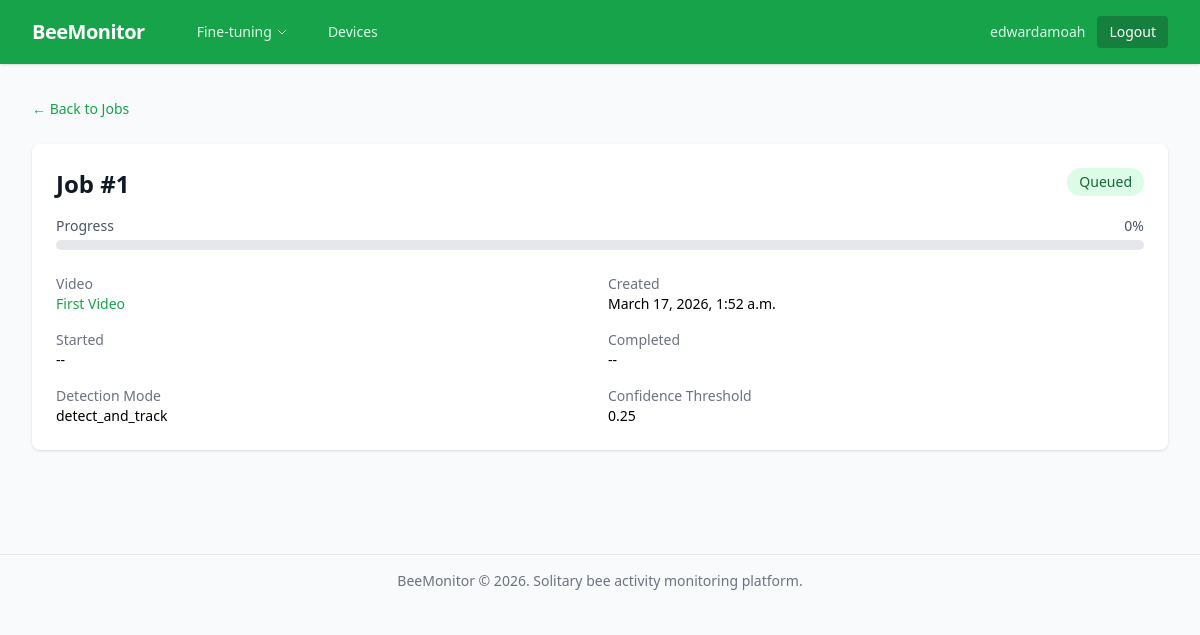
/analysis/1/ (signed in), run on the app's committed database.
### apps/analysis/models.py (models this page shows, shortened)
class Job(models.Model):
    class Status(models.TextChoices):
        QUEUED = "queued", "Queued"
        INGESTING = "ingesting", "Ingesting"
        PROCESSING = "processing", "Processing"
        POST_PROCESSING = "post_processing", "Post-Processing"
        COMPLETED = "completed", "Completed"
        FAILED = "failed", "Failed"
        CANCELLED = "cancelled", "Cancelled"
    class GpuTier(models.TextChoices):
        T4 = "T4", "T4 (Budget)"
        L4 = "L4", "L4 (Standard)"
        A10G = "A10G", "A10G (Fast)"
        L40S = "L40S", "L40S (Faster)"
        A100 = "A100", "A100 (Fastest)"
    user = models.ForeignKey(
        settings.AUTH_USER_MODEL,
        on_delete=models.CASCADE,
        related_name="jobs",
    )
    video = models.ForeignKey(
        "videos.Video",
        on_delete=models.CASCADE,
        related_name="jobs",
    )
    modal_job_id = models.CharField(max_length=100, unique=True, blank=True)
    modal_call_id = models.CharField(max_length=200, blank=True, help_text="Modal FunctionCall ID for async polling")
    status = models.CharField(
        max_length=20,
        choices=Status.choices,
        default=Status.QUEUED,
    )
    config = models.JSONField(default=dict, blank=True)
    config_hash = models.CharField(max_length=32, blank=True, db_index=True,
                                   help_text="SHA256 hash for deduplication")
    gpu_tier = models.CharField(max_length=10, choices=GpuTier.choices, default=GpuTier.A10G)
    progress_pct = models.IntegerField(default=0)
    started_at = models.DateTimeField(null=True, blank=True)
    completed_at = models.DateTimeField(null=True, blank=True)
    error_message = models.TextField(blank=True)
    execution_seconds = models.FloatField(null=True, blank=True, help_text="Actual GPU seconds consumed")
    compute_cost_usd = models.DecimalField(
        max_digits=8,
        decimal_places=4,
        null=True,
        blank=True,
    )
    created_at = models.DateTimeField(auto_now_add=True)
    class Meta:
        ordering = ["-created_at"]

### apps/videos/models.py (models this page shows, shortened)
class Video(models.Model):
    class Status(models.TextChoices):
        UPLOADING = "uploading", "Uploading"
        READY = "ready", "Ready"
        PROCESSING = "processing", "Processing"
        ARCHIVED = "archived", "Archived"
    user = models.ForeignKey(
        settings.AUTH_USER_MODEL,
        on_delete=models.CASCADE,
        related_name="videos",
    )
    source = models.ForeignKey(
        "sources.DataSource",
        on_delete=models.SET_NULL,
        null=True,
        blank=True,
        related_name="videos",
    )
    device = models.ForeignKey(
        "devices.Device",
        on_delete=models.SET_NULL,
        null=True,
        blank=True,
        related_name="videos",
    )
    title = models.CharField(max_length=300)
    storage_key = models.CharField(max_length=500)
    file_size_bytes = models.BigIntegerField()
    duration_seconds = models.FloatField(null=True, blank=True)
    resolution = models.CharField(max_length=20, blank=True)
    fps = models.FloatField(null=True, blank=True)
    uploaded_at = models.DateTimeField(auto_now_add=True)
    status = models.CharField(
        max_length=20,
        choices=Status.choices,
        default=Status.UPLOADING,
    )
    metadata = models.JSONField(default=dict, blank=True)
    recorded_at = models.DateTimeField(null=True, blank=True, help_text="When the video was recorded")
    site_name = models.CharField(max_length=200, blank=True, help_text="Field site name")
    year = models.IntegerField(null=True, blank=True)
    month = models.IntegerField(null=True, blank=True)
    day = models.IntegerField(null=True, blank=True)
    hour = models.IntegerField(null=True, blank=True)
    device_delete_requested = models.BooleanField(default=False)
    device_deleted_at = models.DateTimeField(null=True, blank=True)
    class Meta:
        ordering = ["-uploaded_at"]

### apps/analysis/views.py (the view)
# urls.py: path("<int:pk>/", views.JobDetailView.as_view(), name="detail"),
class JobDetailView(LoginRequiredMixin, DetailView):
    template_name = "analysis/detail.html"
    context_object_name = "job"
    def get_queryset(self):
        return Job.objects.filter(user=self.request.user).select_related("video")

### apps/videos/templatetags/video_filters.py (called while the page is built)
@register.filter
def sanitize_name(value):
    if not value:
        return value
    return _NATALIES_RE.sub("SiteA", str(value))

### apps/analysis/templates/analysis/detail.html (shortened to what this page needs)
{% extends "base.html" %}
{% load video_filters %}
{% block content %}
<div class="mb-6">
  <a href="{% url 'analysis:list' %}" class="text-sm text-amber-600 hover:underline">&larr; Back to Jobs</a>
</div>
<div id="job-status" {% if job.status not in 'completed,failed,cancelled' %}hx-get="{% url 'analysis:detail' job.pk %}" hx-trigger="every 5s" hx-select="#job-status" hx-swap="outerHTML"{% endif %}>
  <div class="bg-white shadow rounded-lg p-6 mb-6">
    <div class="flex justify-between items-start">
      <h1 class="text-2xl font-bold text-gray-900">Job #{{ job.pk }}</h1>
      <span class="inline-flex px-3 py-1 text-sm font-medium rounded-full
        {% if job.status == 'completed' %}bg-green-100 text-green-800
        {% elif job.status == 'failed' %}bg-red-100 text-red-800
        {% elif job.status == 'cancelled' %}bg-gray-100 text-gray-800
        {% else %}bg-amber-100 text-amber-800{% endif %}">
        {{ job.get_status_display }}
      </span>
    </div>
    <div class="mt-4">
      <div class="flex justify-between text-sm text-gray-600 mb-1">
        <span>Progress</span>
        <span>{{ job.progress_pct }}%</span>
      </div>
      <div class="w-full bg-gray-200 rounded-full h-2.5">
      </div>
    </div>
    <div class="grid grid-cols-1 sm:grid-cols-2 gap-4 mt-6 text-sm">
      <div>
        <p class="text-gray-500">Video</p>
        <p class="font-medium"><a href="{% url 'videos:detail' job.video.pk %}" class="text-amber-600 hover:underline">{{ job.video.title|sanitize_name }}</a></p>
      </div>
      <div>
        <p class="text-gray-500">Created</p>
        <p class="font-medium">{{ job.created_at }}</p>
      </div>
      <div>
        <p class="text-gray-500">Started</p>
        <p class="font-medium">{{ job.started_at|default:"--" }}</p>
      </div>
      <div>
        <p class="text-gray-500">Completed</p>
        <p class="font-medium">{{ job.completed_at|default:"--" }}</p>
      </div>
      {% if job.config %}
      <div>
        <p class="text-gray-500">Detection Mode</p>
        <p class="font-medium">{{ job.config.detection_mode|default:"--" }}</p>
      </div>
      <div>
        <p class="text-gray-500">Confidence Threshold</p>
        <p class="font-medium">{{ job.config.confidence_threshold|default:"--" }}</p>
      </div>
      {% endif %}
    </div>
  </div>
</div>
{% endblock %}

### templates/components/navbar.html (shortened to what this page needs)
<nav class="bg-amber-600 shadow" x-data="{ open: false }">
  <div class="max-w-7xl mx-auto px-4 sm:px-6 lg:px-8">
    <div class="flex justify-between h-16">
      <div class="flex items-center">
        <a href="{% url 'analysis:analytics' %}" class="flex items-center">
          <span class="text-white text-xl font-bold tracking-tight">BeeMonitor</span>
        </a>
        <div class="hidden md:flex md:ml-10 md:space-x-4 md:items-center">
          <div class="relative" x-data="{ ft: false }" @click.away="ft = false">
            <button @click="ft = !ft"
                    class="text-amber-100 hover:text-white px-3 py-2 rounded-md text-sm font-medium inline-flex items-center gap-1">
              Fine-tuning
              <svg class="h-3 w-3" fill="none" viewBox="0 0 24 24" stroke="currentColor"><path stroke-linecap="round" stroke-linejoin="round" stroke-width="2" d="M19 9l-7 7-7-7"/></svg>
            </button>
          </div>
          <a href="{% url 'devices:list' %}" class="text-amber-100 hover:text-white px-3 py-2 rounded-md text-sm font-medium">Devices</a>
        </div>
      </div>
      <div class="hidden md:flex md:items-center md:space-x-3">
        {% if user.is_authenticated %}
        <a href="{% url 'accounts:usage' %}" class="text-amber-100 hover:text-white text-sm" title="Account &amp; settings">{{ user.username }}</a>
        <form method="post" action="{% url 'accounts:logout' %}" class="inline">{% csrf_token %}<button type="submit" class="bg-amber-700 hover:bg-amber-800 text-white px-3 py-1.5 rounded text-sm">Logout</button></form>
        {% else %}
        <a href="{% url 'accounts:login' %}" class="text-amber-100 hover:text-white px-3 py-2 text-sm font-medium">Login</a>
        <a href="{% url 'accounts:register' %}" class="bg-white text-amber-700 hover:bg-amber-50 px-3 py-1.5 rounded text-sm font-medium">Register</a>
        {% endif %}
      </div>
    </div>
  </div>
</nav>

### data on the page
Job: pk "1", status "Queued", progress_pct "0", video|sanitize_name "First Video", created_at "March 17, 2026, 1:52 a.m.", started_at "--", completed_at "--", config.detection_mode "detect_and_track", config.confidence_threshold "0.25"

### other printed values
{{ user.username }} "edwardamoah"
